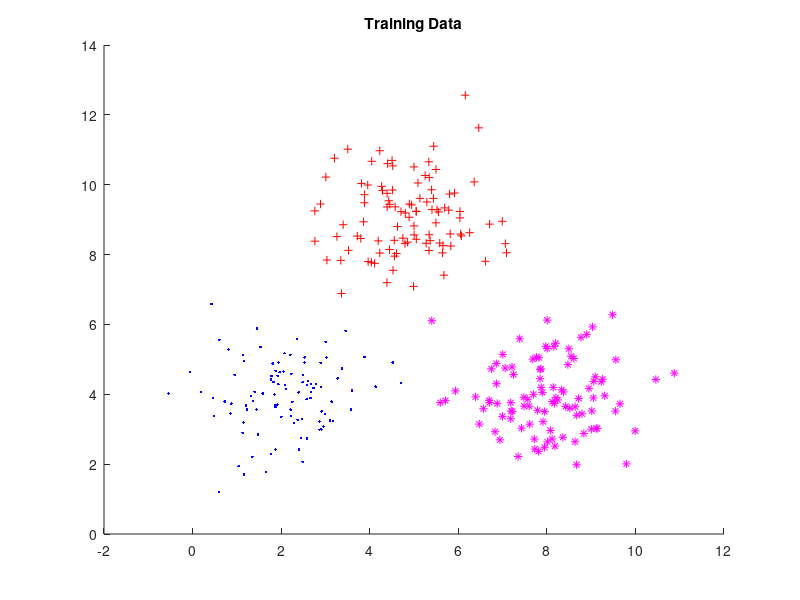

Write the MATLAB code that produced this figure.
runs = 100;
Class1 = mvnrnd([2 4], [1 0;0 1], runs); 
Class2 = mvnrnd([5 9], [1 0;0 1], runs);
Class3 = mvnrnd([8 4], [1 0;0 1], runs);
data1r = padarray(Class1,[0 1], 1, 'post');
data2r = padarray(Class2,[0 1], 2, 'post');
data3r = padarray(Class3,[0 1], 3, 'post');
data = [data1r; data2r; data3r];
hold on;
title('Training Data')
for i = 1:runs*3
    if(data(i,3) == 1)
        plot(data(i,1,1),data(i,2,1), 'b.')  
    elseif(data(i,3) == 2)
        plot(data(i,1,1),data(i,2,1), 'r+')
    elseif(data(i,3) == 3)
        plot(data(i,1,1),data(i,2,1), 'm*')
    end
end

alpha = .005;
%Class1 (+1) vs Class2 (-1)
theta = [0 0 0];
thetaOld = [0; 0];
%%Shuffle data
data = data(randperm(size(data,1)),:);
for i = 1:runs
    for a = 1:runs*.7
        x = [1 data(i,1) data(i,2)];
        if(data(i,3) == 1)
            y = 1;
        elseif(data(i,3) == 2 || data(i,3) == 3)
            y = -1;
        end
        derivitiveCost = -y*x;  
    end
    theta = theta - (alpha .* derivitiveCost);
end
theta

hold off;
